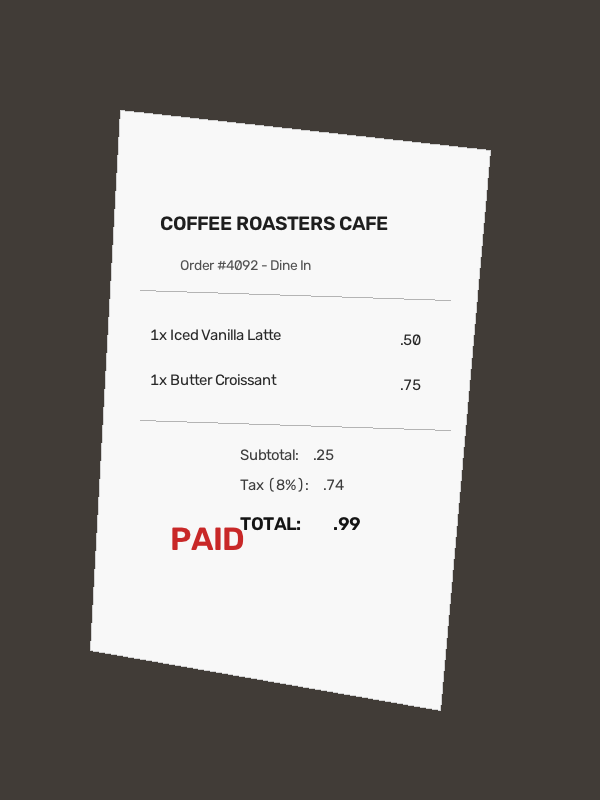
#> input picture sample_receipt.png, 600 x 800 px
$ python -i scanner.py   (imports and definitions only)
#> lines starting #> are read from the running program, lines starting #| are printed output that depends on the picture; after the words box and inside, x2 and y2 are one past the last pixel; in counts of white or black regions, pixels touching at a corner belong together
"""
SmartScan - Computer Vision Document Scanner Module
===================================================
This module provides an automatic document detection, perspective correction,
image enhancement, cropping, resizing, and rotation pipeline using OpenCV (cv2) and NumPy.
"""

import os
import cv2
import numpy as np


def order_points(points: np.ndarray) -> np.ndarray:
    """
    Orders 4 arbitrary (x, y) coordinates into a consistent sequence:
      - points[0]: Top-Left (TL)
      - points[1]: Top-Right (TR)
      - points[2]: Bottom-Right (BR)
      - points[3]: Bottom-Left (BL)
    """
    rect = np.zeros((4, 2), dtype="float32")

    # Sum of coordinates: s = x + y
    s = points.sum(axis=1)
    rect[0] = points[np.argmin(s)]  # Top-left has minimum sum
    rect[2] = points[np.argmax(s)]  # Bottom-right has maximum sum

    # Difference of coordinates: diff = y - x
    diff = np.diff(points, axis=1)
    rect[1] = points[np.argmin(diff)]  # Top-right has minimum diff
    rect[3] = points[np.argmax(diff)]  # Bottom-left has maximum diff

    return rect


def find_document_contour(image: np.ndarray, min_area_ratio: float = 0.05) -> np.ndarray | None:
    """
    Detects the 4-corner boundary of a document within a preprocessed image.
    """
    height, width = image.shape[:2]
    total_area = height * width
    min_area = total_area * min_area_ratio

    # 1. Grayscale Conversion
    gray = cv2.cvtColor(image, cv2.COLOR_BGR2GRAY)

    # 2. Gaussian Blur
    blurred = cv2.GaussianBlur(gray, (5, 5), 0)

    # 3. Canny Edge Detection
    edged = cv2.Canny(blurred, 50, 150)

    # 4. Morphological Operations
    kernel = cv2.getStructuringElement(cv2.MORPH_RECT, (5, 5))
    dilated = cv2.dilate(edged, kernel, iterations=1)
    closed = cv2.morphologyEx(dilated, cv2.MORPH_CLOSE, kernel)

    # 5. Contour Detection
    contours, _ = cv2.findContours(closed.copy(), cv2.RETR_EXTERNAL, cv2.CHAIN_APPROX_SIMPLE)
    if not contours:
        contours, _ = cv2.findContours(closed.copy(), cv2.RETR_LIST, cv2.CHAIN_APPROX_SIMPLE)

    if not contours:
        return None

    contours = sorted(contours, key=cv2.contourArea, reverse=True)[:8]

    # 6. Examine candidate contours and approximate polygonal boundaries
    for c in contours:
        area = cv2.contourArea(c)
        if area < min_area:
            continue

        perimeter = cv2.arcLength(c, True)

        for eps_factor in (0.02, 0.03, 0.015, 0.04):
            approx = cv2.approxPolyDP(c, eps_factor * perimeter, True)
            if len(approx) == 4 and cv2.isContourConvex(approx):
                return approx.reshape(4, 2)

    return None


def four_point_transform(image: np.ndarray, pts: np.ndarray) -> np.ndarray:
    """
    Transforms an arbitrary 4-point quadrilateral from a photograph into
    a flat, top-down rectangular scan using homography perspective warping.
    """
    rect = order_points(pts)
    (tl, tr, br, bl) = rect

    # Calculate width of new scanned image
    width_a = np.sqrt(((br[0] - bl[0]) ** 2) + ((br[1] - bl[1]) ** 2))
    width_b = np.sqrt(((tr[0] - tl[0]) ** 2) + ((tr[1] - tl[1]) ** 2))
    max_width = max(int(width_a), int(width_b))

    # Calculate height of new scanned image
    height_a = np.sqrt(((tr[0] - br[0]) ** 2) + ((tr[1] - br[1]) ** 2))
    height_b = np.sqrt(((tl[0] - bl[0]) ** 2) + ((tl[1] - bl[1]) ** 2))
    max_height = max(int(height_a), int(height_b))

    max_width = max(max_width, 100)
    max_height = max(max_height, 100)

    dst = np.array([
        [0, 0],
        [max_width - 1, 0],
        [max_width - 1, max_height - 1],
        [0, max_height - 1]
    ], dtype="float32")

    matrix = cv2.getPerspectiveTransform(rect, dst)
    warped = cv2.warpPerspective(image, matrix, (max_width, max_height))

    return warped


def detect_and_warp_document(orig_image: np.ndarray, target_height: float = 700.0) -> tuple[np.ndarray, bool]:
    """
    Orchestrates document detection and perspective warping.
    """
    orig_h, orig_w = orig_image.shape[:2]
    ratio = orig_h / float(target_height)
    target_width = int(orig_w / ratio)

    resized = cv2.resize(orig_image, (target_width, int(target_height)))
    document_corners = find_document_contour(resized, min_area_ratio=0.05)

    if document_corners is not None:
        orig_pts = document_corners.astype("float32") * ratio
        warped = four_point_transform(orig_image, orig_pts)
        return warped, True

    return orig_image.copy(), False


def enhance_document(warped: np.ndarray, mode: str = "bw", is_detected: bool = True) -> np.ndarray:
    """
    Enhances the perspective-warped document using one of three scanning filters:
      - 'bw': Adaptive Gaussian thresholding for documents, or clean CLAHE for fallback photos.
      - 'color': Subtle CLAHE on LAB Lightness channel.
      - 'gray': Clean continuous grayscale with CLAHE.
    """
    if mode == "color":
        lab = cv2.cvtColor(warped, cv2.COLOR_BGR2LAB)
        l_channel, a_channel, b_channel = cv2.split(lab)

        clahe = cv2.createCLAHE(clipLimit=1.8, tileGridSize=(8, 8))
        enhanced_l = clahe.apply(l_channel)

        merged = cv2.merge([enhanced_l, a_channel, b_channel])
        color_enhanced = cv2.cvtColor(merged, cv2.COLOR_LAB2BGR)

        blurred = cv2.GaussianBlur(color_enhanced, (0, 0), 1.5)
        sharpened = cv2.addWeighted(color_enhanced, 1.15, blurred, -0.15, 0)
        return sharpened

    elif mode == "gray":
        gray = cv2.cvtColor(warped, cv2.COLOR_BGR2GRAY)
        clahe = cv2.createCLAHE(clipLimit=1.8, tileGridSize=(8, 8))
        gray_enhanced = clahe.apply(gray)

        blurred = cv2.GaussianBlur(gray_enhanced, (0, 0), 1.5)
        sharpened = cv2.addWeighted(gray_enhanced, 1.15, blurred, -0.15, 0)
        return sharpened

    else:
        # B&W Document Mode
        if not is_detected:
            # Fallback Image (e.g. portrait photograph without document boundary):
            gray = cv2.cvtColor(warped, cv2.COLOR_BGR2GRAY)
            clahe = cv2.createCLAHE(clipLimit=1.5, tileGridSize=(8, 8))
            return clahe.apply(gray)

        # Document Detected
        gray = cv2.cvtColor(warped, cv2.COLOR_BGR2GRAY)
        blurred = cv2.GaussianBlur(gray, (3, 3), 0)
        clahe = cv2.createCLAHE(clipLimit=2.0, tileGridSize=(8, 8))
        enhanced = clahe.apply(blurred)

        bw = cv2.adaptiveThreshold(
            enhanced,
            255,
            cv2.ADAPTIVE_THRESH_GAUSSIAN_C,
            cv2.THRESH_BINARY,
            21,
            10
        )

        kernel = cv2.getStructuringElement(cv2.MORPH_RECT, (2, 2))
        cleaned = cv2.morphologyEx(bw, cv2.MORPH_CLOSE, kernel)
        return cleaned


def process_document(input_path: str, output_path: str, mode: str = "bw") -> dict:
    """
    Main processing entry point called upon upload.
    """
#> called with input_path = 'sample_receipt.png', output_path = 'out.png', mode = 'bw'
    if not os.path.exists(input_path):
        return {
            "success": False,
            "error": f"Input image does not exist: {input_path}"
        }

    image = cv2.imread(input_path)
#> image is the input picture: shape (800, 600, 3); mean B, G, R 133.5, 136.4, 139.6
    if image is None:
        return {
            "success": False,
            "error": "Failed to read image. The file may be corrupt or unreadable."
        }

    warped, detected = detect_and_warp_document(image, target_height=700.0)
#> in find_document_contour, `edged = cv2.Canny(blurred, 50, 150)`:
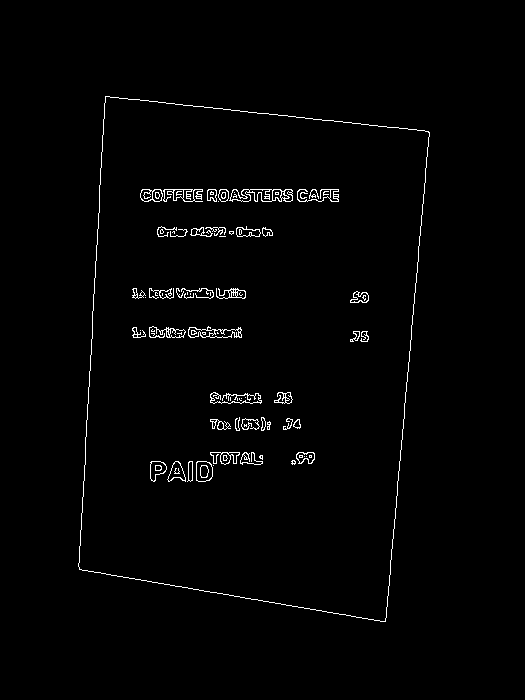
#> edged: shape (700, 525); 1.4% white in thin lines or dots, all inside (x1, y1, x2, y2) = (78, 96, 430, 622)
#> in find_document_contour, `dilated = cv2.dilate(edged, kernel, iterations=1)`:
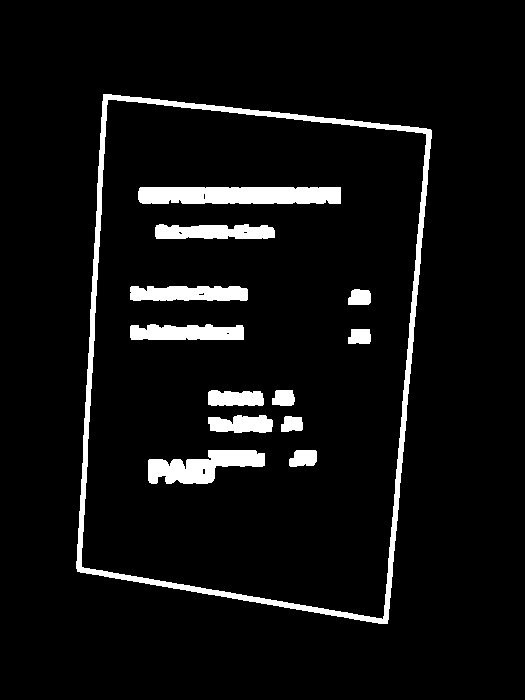
#> dilated: shape (700, 525); 6.1% white; 13 white regions, largest, box (x1, y1, x2, y2) and area: (76, 94, 432, 624) 8601, (138, 187, 341, 204) 3358, (148, 450, 265, 484) 2365
#> in find_document_contour, `closed = cv2.morphologyEx(dilated, cv2.MORPH_CLOSE, kernel)`:
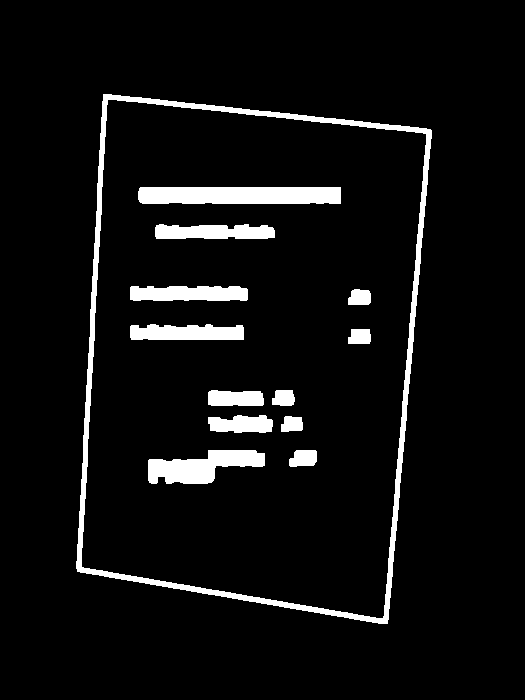
#> closed: shape (700, 525); 6.1% white; 13 white regions
#> in find_document_contour, `contours, _ = cv2.findContours(closed.copy(), cv2.RETR_EXTERNAL, cv2.C..`: contours = 1 contour; box (x1, y1, x2, y2) and area: (76, 94, 432, 624) 157066
#> the loop in find_document_contour, `for c in contours:` made 1 pass
#> (area, perimeter) on pass 1: (157066, 1674.3)
#> in detect_and_warp_document, `document_corners = find_document_contour(resized, min_area_ratio=0.05)`: document_corners = [[103, 94], [77, 571], [387, 623], [431, 130]]
#> in detect_and_warp_document, `orig_pts = document_corners.astype("float32") * ratio`: orig_pts = [[117.7, 107.4], [88, 652.6], [442.3, 712], [492.6, 148.6]]
#> in order_points, `s = points.sum(axis=1)`: s = [225.1, 740.6, 1154.3, 641.1]
#> in order_points, `diff = np.diff(points, axis=1)`: diff = [-10.29, 564.6, 269.7, -344]
#> in four_point_transform, `rect = order_points(pts)`: rect = [[117.7, 107.4], [492.6, 148.6], [442.3, 712], [88, 652.6]]
#> in four_point_transform, `(tl, tr, br, bl) = rect`: tl = [117.7, 107.4]; tr = [492.6, 148.6]; br = [442.3, 712]; bl = [88, 652.6]
#> in four_point_transform, `width_a = np.sqrt(((br[0] - bl[0]) ** 2) + ((br[1] - bl[1]) ** 2))`: width_a = 359.2
#> in four_point_transform, `width_b = np.sqrt(((tr[0] - tl[0]) ** 2) + ((tr[1] - tl[1]) ** 2))`: width_b = 377.1
#> in four_point_transform, `max_width = max(int(width_a), int(width_b))`: max_width = 377
#> in four_point_transform, `height_a = np.sqrt(((tr[0] - br[0]) ** 2) + ((tr[1] - br[1]) ** 2))`: height_a = 565.7
#> in four_point_transform, `height_b = np.sqrt(((tl[0] - bl[0]) ** 2) + ((tl[1] - bl[1]) ** 2))`: height_b = 546
#> in four_point_transform, `max_height = max(int(height_a), int(height_b))`: max_height = 565
#> in four_point_transform, `dst = np.array([ [0, 0], [max_width - 1, 0], [max_width - 1, max_heigh..`: dst = [[0, 0], [376, 0], [376, 564], [0, 564]]
#> in four_point_transform, `matrix = cv2.getPerspectiveTransform(rect, dst)`: matrix = [[1.04, 0.0567, -128.6], [-0.108, 0.981, -92.73], [0.000115, -8.59e-05, 1]]
#> in four_point_transform, `warped = cv2.warpPerspective(image, matrix, (max_width, max_height))`:
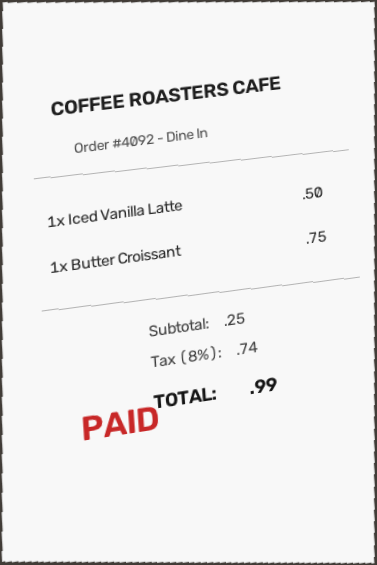
#> warped: shape (565, 377, 3); mean B, G, R 238.7, 238.8, 239.7
#> detected = True

    # Cache the warped source image for fast in-place filter switching
    upload_dir = os.path.dirname(input_path)
    base_name = os.path.splitext(os.path.basename(input_path))[0]
    cached_warped_path = os.path.join(upload_dir, f"warped_{base_name}.png")
    cv2.imwrite(cached_warped_path, warped)

    scanned = enhance_document(warped, mode=mode, is_detected=detected)
#> in enhance_document, `blurred = cv2.GaussianBlur(gray, (3, 3), 0)`:
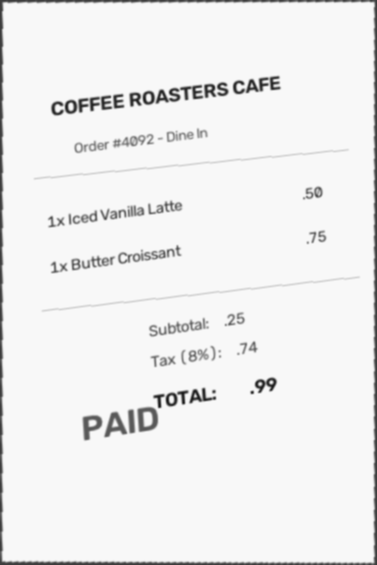
#> blurred: shape (565, 377); min 26, max 248, mean 239.1
#> in enhance_document, `bw = cv2.adaptiveThreshold( enhanced, 255, cv2.ADAPTIVE_THRESH_GAUSSIA..`:
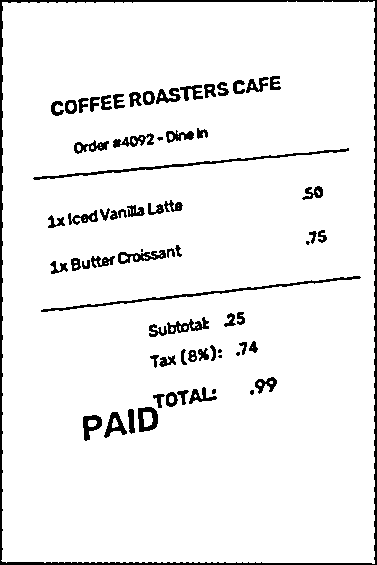
#> bw: shape (565, 377); 93.8% white; 69 black regions (8 under 20 px), largest, box (x1, y1, x2, y2) and area: (0, 0, 377, 565) 4323, (41, 276, 361, 312) 811, (33, 148, 349, 180) 810
#> in enhance_document, `cleaned = cv2.morphologyEx(bw, cv2.MORPH_CLOSE, kernel)`:
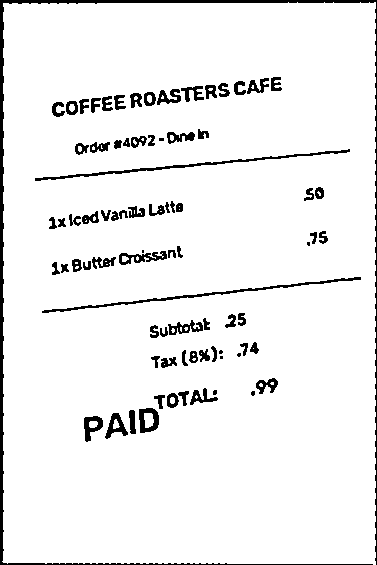
#> cleaned: shape (565, 377); 93.8% white; 81 black regions (8 under 20 px), largest, box (x1, y1, x2, y2) and area: (0, 0, 377, 565) 4314, (35, 149, 350, 181) 809, (42, 277, 361, 313) 808

    os.makedirs(os.path.dirname(output_path), exist_ok=True)
    save_ok = cv2.imwrite(output_path, scanned)

    if not save_ok:
        return {
            "success": False,
            "error": "Failed to write scanned output to disk."
        }

    if detected:
        status_message = "Document detected and perspective corrected."
    else:
        status_message = "Document boundary was not clearly detected. Full image was enhanced."

    return {
        "success": True,
        "message": status_message,
        "detected_contour": detected,
        "mode": mode,
        "output_path": output_path
    }


# [170 lines left out: functions reprocess_cached_document, crop_document, resize_document, rotate_document, not called in this run]

>>> result = process_document('sample_receipt.png', 'out.png')
#> result = 5 items
